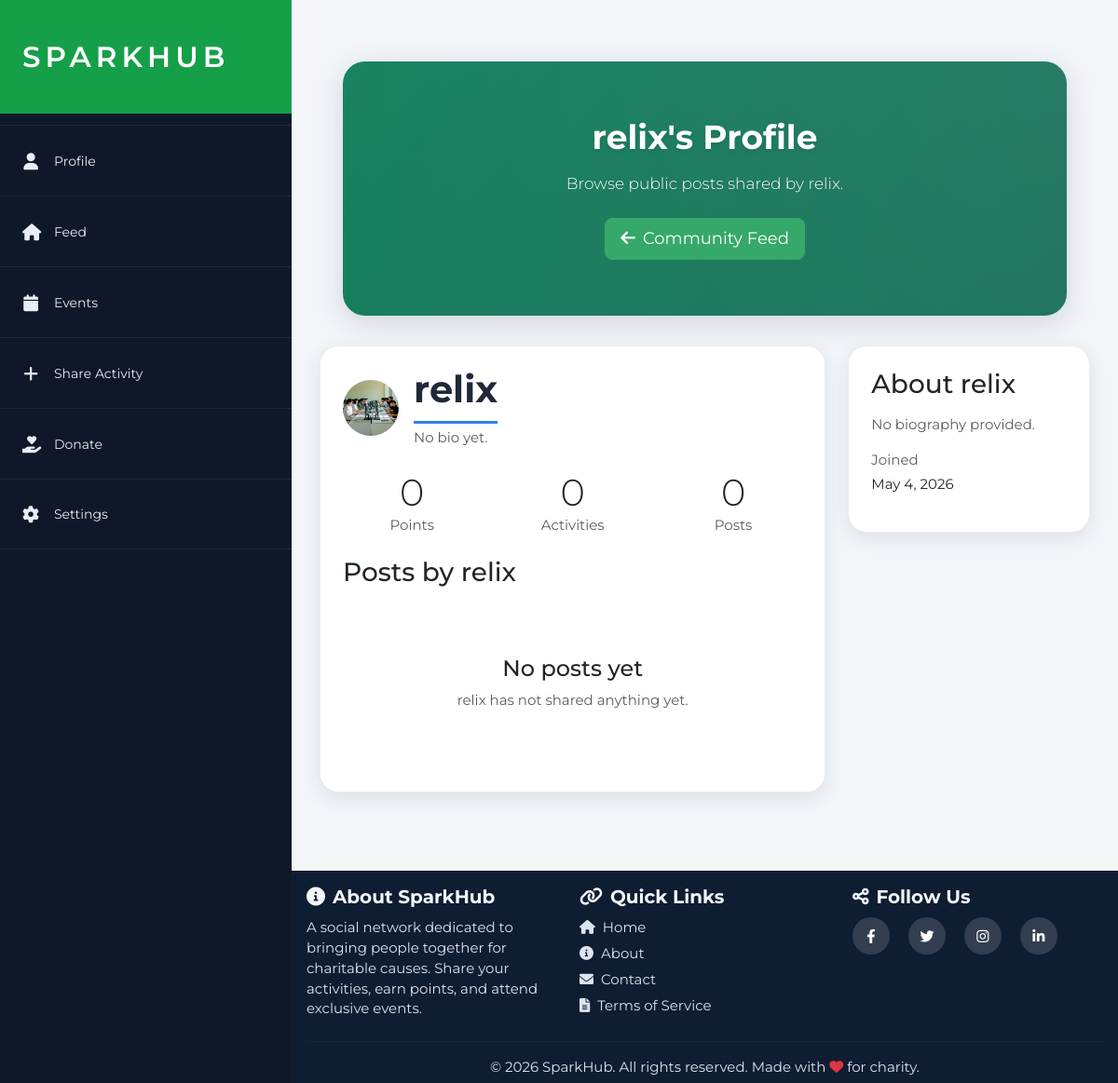
The app's page /user/relix/ (signed in) with its own data.
### sparkhudapp/models.py (models this page shows, shortened)
class UserProfile(models.Model):
    user = models.OneToOneField(User, on_delete=models.CASCADE)
    points = models.IntegerField(default=0)
    phone_number = models.CharField(max_length=15, blank=True)  # For Kenyan phone numbers
    bio = models.TextField(blank=True)
    profile_picture = models.ImageField(upload_to='profile_pics/', blank=True, null=True)

### sparkhudapp/views.py (the view)
# urls.py: path('user/<str:username>/', views.user_profile, name='user_profile'),
@login_required
def user_profile(request, username):
    profile_user = get_object_or_404(User, username=username)
    profile, _ = UserProfile.objects.get_or_create(user=profile_user)
    comments = Comment.objects.select_related('user').order_by('created_at')
    user_posts = Post.objects.filter(user=profile_user).prefetch_related(
        Prefetch('comments', queryset=comments, to_attr='visible_comments')
    ).order_by('-created_at')
    add_post_permissions(user_posts, request.user)
    context = {
        'profile_user': profile_user,
        'profile': profile,
        'user_posts': user_posts,
    }
    return render(request, 'user_profile.html', context)

### sparkhudapp/views.py (called while the page is built)
def add_post_permissions(posts, user):
    now = timezone.now()
    for post in posts:
        is_owner = user.is_authenticated and post.user_id == user.id
        post.can_delete = is_owner
        post.can_edit = is_owner and now - post.created_at <= POST_EDIT_WINDOW
    return posts

### sparkhudapp/templates/user_profile.html (shortened to what this page needs)
{% extends 'base.html' %}
{% load sparkhub_extras %}
{% block content %}
<section class="hero-section text-center">
    <h1 class="mb-3">{{ profile_user.username }}'s Profile</h1>
    <p class="lead mb-4">Browse public posts shared by {{ profile_user.username }}.</p>
    <a href="{% url 'social_feed' %}" class="btn btn-light btn-lg">
        <i class="fas fa-arrow-left me-2"></i>Community Feed
    </a>
</section>
<div class="row g-4">
    <div class="col-lg-8">
        <div class="card mb-4">
            <div class="card-body p-4">
                <div class="d-flex align-items-center mb-4">
                    {% if profile.profile_picture %}
                        <img src="{{ profile.profile_picture.url }}" class="feed-avatar me-3" alt="{{ profile_user.username }}">
                    {% else %}
                        <div class="avatar-circle me-3"><i class="fas fa-user"></i></div>
                    {% endif %}
                    <div>
                        <h2 class="mb-1">{{ profile_user.username }}</h2>
                        <p class="text-muted mb-0">{{ profile.bio|default:'No bio yet.' }}</p>
                    </div>
                </div>
                <div class="row text-center mb-4">
                    <div class="col-sm-4 mb-3 mb-sm-0">
                        <h3 class="display-6 mb-0">{{ profile.points }}</h3>
                        <p class="text-muted mb-0">Points</p>
                    </div>
                    <div class="col-sm-4 mb-3 mb-sm-0">
                        <h3 class="display-6 mb-0">{{ profile_user.charityactivity_set.count }}</h3>
                        <p class="text-muted mb-0">Activities</p>
                    </div>
                    <div class="col-sm-4">
                        <h3 class="display-6 mb-0">{{ profile_user.post_set.count }}</h3>
                        <p class="text-muted mb-0">Posts</p>
                    </div>
                </div>
                <h3 class="mb-4">Posts by {{ profile_user.username }}</h3>
                {% for post in user_posts %}
                <div class="post-panel mb-3" id="post-{{ post.id }}">
                    <div class="d-flex align-items-center mb-3">
                        {% if profile.profile_picture %}
                            <img src="{{ profile.profile_picture.url }}" class="feed-avatar me-3" alt="{{ profile_user.username }}">
                        {% else %}
                            <div class="avatar-circle me-3"><i class="fas fa-user"></i></div>
                        {% endif %}
                        <div>
                            <h5 class="mb-0">{{ profile_user.username }}</h5>
                            <small class="text-muted">Posted {{ post.created_at|timesince }} ago</small>
                        </div>
                        {% if post.can_edit or post.can_delete %}
                            <div class="post-actions ms-auto">
                                {% if post.can_edit %}
                                    <a href="{% url 'edit_post' post.id %}" class="btn btn-sm btn-outline-secondary" title="Edit post">
                                        <i class="fas fa-pen"></i>
                                    </a>
                                {% endif %}
                                {% if post.can_delete %}
                                    <a href="{% url 'delete_post' post.id %}" class="btn btn-sm btn-outline-danger" title="Delete post">
                                        <i class="fas fa-trash"></i>
                                    </a>
                                {% endif %}
                            </div>
                        {% endif %}
                    </div>
                    <p class="mb-3">{{ post.content }}</p>
                    {% if post.video %}
                        <video controls class="w-100 rounded mb-3" style="max-height: 420px;">
                            <source src="{{ post.video.url }}" type="video/mp4">
                            Your browser does not support the video tag.
                        </video>
                    {% endif %}
                    {% if post.image %}
                        <img src="{{ post.image.url }}" class="img-fluid rounded mb-3" alt="Post image" style="max-height: 300px;">
                    {% endif %}
                    <div class="d-flex justify-content-between align-items-center flex-wrap gap-2">
                        <div>
                            <button class="btn btn-sm btn-outline-primary like-btn" data-post-id="{{ post.id }}">
                                <i class="fas fa-heart{% if user.is_authenticated and user|has_liked_post:post.id %} text-danger{% endif %} me-2"></i>
                                <span>{{ post.likes.count }}</span>
                            </button>
                            <button class="btn btn-sm btn-outline-secondary comment-btn ms-1" data-post-id="{{ post.id }}">
                                <i class="fas fa-comment me-2"></i>
                                <span>{{ post.comments.count }}</span>
                            </button>
                        </div>
                        <small class="text-muted">Updated {{ post.updated_at|timesince }} ago</small>
                    </div>
                    <div class="comments-panel mt-3 d-none" id="comments-{{ post.id }}">
                        <div class="comments-list">
                            {% for comment in post.visible_comments %}
                                <div class="comment-item">
                                    <div class="comment-avatar"><i class="fas fa-user"></i></div>
                                    <div class="comment-body">
                                        <div class="comment-meta">
                                            <strong>{{ comment.user.username }}</strong>
                                            <span>{{ comment.created_at|timesince }} ago</span>
                                        </div>
                                        <p>{{ comment.content }}</p>
                                    </div>
                                </div>
                            {% empty %}
                                <p class="comments-empty mb-0">No comments yet.</p>
                            {% endfor %}
                        </div>
                        {% if user.is_authenticated %}
                            <form class="comment-form mt-3" data-post-id="{{ post.id }}">
                                <input type="text" class="form-control form-control-sm" name="content" placeholder="Add a comment..." autocomplete="off">
                                <button class="btn btn-primary btn-sm" type="submit">Post</button>
                            </form>
                        {% else %}
                            <div class="comments-login mt-3">
                                <a href="{% url 'login' %}">Login</a> or <a href="{% url 'register' %}">register</a> to comment.
                            </div>
                        {% endif %}
                    </div>
                </div>
                {% empty %}
                <div class="text-center py-5">
                    <h4>No posts yet</h4>
                    <p class="text-muted">{{ profile_user.username }} has not shared anything yet.</p>
                </div>
                {% endfor %}
            </div>
        </div>
    </div>
    <div class="col-lg-4">
        <div class="card mb-4">
            <div class="card-body p-4">
                <h3 class="mb-3">About {{ profile_user.username }}</h3>
                <p class="text-muted">{{ profile.bio|default:'No biography provided.' }}</p>
                <p class="text-muted mb-1">Joined</p>
                <p>{{ profile_user.date_joined|date:'F j, Y' }}</p>
            </div>
        </div>
    </div>
</div>
{% endblock %}

### sparkhudapp/static/css/styles.css (style rules this page uses)
:root { --sidebar-width: 313px; --spark-green: #169f49; --sidebar-dark: #0f1828; --sidebar-active: #124437; --page-bg: #f3f6f9; --text-dark: #20283a; --spark-blue: #2f80ed; --footer-dark: #0f1d32; --old-font: "Montserrat", Arial, sans-serif; --logo-font: "Montserrat", Arial, sans-serif; --bs-body-font-family: var(--old-font); --bs-font-sans-serif: var(--old-font); }
* { box-sizing: border-box; }
body { margin: 0; background: var(--page-bg); color: var(--text-dark); font-family: var(--old-font); font-size: 15px; line-height: 1.45; }
h1, h2, h3, h4, h5, h6, .card-title, .navbar-brand, .btn, input, textarea, select { font-family: var(--old-font); }
.section-title, h2 { display: inline-block; color: var(--text-dark); font-size: 40px; font-weight: 700; line-height: 1.1; padding-bottom: 12px; border-bottom: 3px solid var(--spark-blue); }
.btn { font-size: 14px; border-radius: 8px; }
.btn-lg { font-size: 18px; }
.btn-light { background: #36a86a; border-color: #36a86a; color: #fff; }
.hero-section { background: linear-gradient(135deg, rgba(20, 182, 125, 0.95) 0%, rgba(17, 121, 101, 0.95) 100%), center/cover; background-attachment: fixed; color: white; padding: 60px 24px; border-radius: 24px; margin: 0 auto 32px; max-width: 94%; text-align: center; box-shadow: 0 8px 32px rgba(15, 24, 40, 0.15); position: relative; overflow: hidden; }
.hero-section::before { content: ''; position: absolute; top: 0; left: 0; right: 0; bottom: 0; background: radial-gradient(circle at top right, rgba(255,255,255,0.1), transparent); pointer-events: none; }
.hero-section h1 { font-size: clamp(30px, 3vw, 48px); font-weight: 700; margin-bottom: 14px; position: relative; z-index: 1; text-shadow: 0 2px 4px rgba(0,0,0,0.1); }
.hero-section .lead { font-size: 17px; margin-bottom: 22px; position: relative; z-index: 1; text-shadow: 0 1px 2px rgba(0,0,0,0.1); }
.card { border: 1px solid rgba(15, 24, 40, 0.08); border-radius: 20px; box-shadow: 0 14px 32px rgba(15, 24, 40, 0.08); overflow: hidden; }
.feed-avatar { width: 60px; height: 60px; border-radius: 50%; object-fit: cover; object-position: center; flex: 0 0 60px; }
.hero-section::after { content: ''; position: absolute; top: 0; left: 0; right: 0; bottom: 0; background: rgba(0, 0, 0, 0.25); pointer-events: none; }
.hero-section > * { position: relative; z-index: 2; }
.card { box-shadow: 0 6px 20px rgba(15, 24, 40, 0.1); transition: box-shadow 0.3s ease; }
.btn { transition: all 0.3s ease; }

### records on screen
UserProfile: profile_picture (picture), bio "No bio yet.", points "0", bio "No biography provided."

### other values on screen
{{ profile_user.username }} "relix"
{{ profile_user.charityactivity_set.count }} "0"
{{ profile_user.post_set.count }} "0"
{{ profile_user.date_joined|date:'F j, Y' }} "May 4, 2026"
